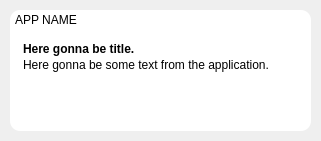
<?xml version="1.0" encoding="UTF-8"?>
<ui version="4.0">
 <class>NotificationFrame</class>
 <widget class="QWidget" name="NotificationFrame">
  <property name="geometry">
   <rect>
    <x>0</x>
    <y>0</y>
    <width>321</width>
    <height>141</height>
   </rect>
  </property>
  <widget class="QWidget" name="notification_widget" native="true">
   <property name="geometry">
    <rect>
     <x>0</x>
     <y>0</y>
     <width>321</width>
     <height>141</height>
    </rect>
   </property>
   <widget class="QFrame" name="notification_frame">
    <property name="geometry">
     <rect>
      <x>10</x>
      <y>10</y>
      <width>301</width>
      <height>121</height>
     </rect>
    </property>
    <property name="styleSheet">
     <string notr="true">border-radius: 10px;
background-color: white;
border-style:none;</string>
    </property>
    <property name="frameShape">
     <enum>QFrame::StyledPanel</enum>
    </property>
    <property name="frameShadow">
     <enum>QFrame::Raised</enum>
    </property>
    <property name="lineWidth">
     <number>6</number>
    </property>
    <property name="midLineWidth">
     <number>3</number>
    </property>
    <widget class="QWidget" name="app_title" native="true">
     <property name="geometry">
      <rect>
       <x>0</x>
       <y>0</y>
       <width>301</width>
       <height>29</height>
      </rect>
     </property>
     <property name="styleSheet">
      <string notr="true">background-color:rgba(255, 255, 255, 0);
border-style: none;</string>
     </property>
     <widget class="QWidget" name="layoutWidget">
      <property name="geometry">
       <rect>
        <x>0</x>
        <y>0</y>
        <width>301</width>
        <height>34</height>
       </rect>
      </property>
      <property name="styleSheet">
       <string notr="true">background-color:rgba(255, 255, 255, 0);
border-style: none;</string>
      </property>
      <layout class="QHBoxLayout" name="app_title_layout" stretch="2">
       <property name="spacing">
        <number>6</number>
       </property>
       <property name="sizeConstraint">
        <enum>QLayout::SetFixedSize</enum>
       </property>
       <property name="leftMargin">
        <number>5</number>
       </property>
       <property name="topMargin">
        <number>3</number>
       </property>
       <item>
        <widget class="QLabel" name="app_name_label">
         <property name="minimumSize">
          <size>
           <width>0</width>
           <height>20</height>
          </size>
         </property>
         <property name="maximumSize">
          <size>
           <width>300</width>
           <height>20</height>
          </size>
         </property>
         <property name="styleSheet">
          <string notr="true">background-color:rgba(255, 255, 255, 0);
border-style: none;</string>
         </property>
         <property name="text">
          <string>APP NAME</string>
         </property>
         <property name="alignment">
          <set>Qt::AlignHCenter|Qt::AlignTop</set>
         </property>
        </widget>
       </item>
      </layout>
     </widget>
    </widget>
    <widget class="QWidget" name="body" native="true">
     <property name="geometry">
      <rect>
       <x>0</x>
       <y>30</y>
       <width>301</width>
       <height>91</height>
      </rect>
     </property>
     <property name="styleSheet">
      <string notr="true">background-color:rgba(255, 255, 255, 0);
border-style: none;</string>
     </property>
     <widget class="QWidget" name="layoutWidget_2">
      <property name="geometry">
       <rect>
        <x>0</x>
        <y>0</y>
        <width>301</width>
        <height>94</height>
       </rect>
      </property>
      <property name="styleSheet">
       <string notr="true">background-color:rgba(255, 255, 255, 0);
border-style: none;</string>
      </property>
      <layout class="QHBoxLayout" name="body_layou_vert" stretch="1">
       <property name="spacing">
        <number>3</number>
       </property>
       <property name="sizeConstraint">
        <enum>QLayout::SetMaximumSize</enum>
       </property>
       <property name="leftMargin">
        <number>4</number>
       </property>
       <property name="topMargin">
        <number>0</number>
       </property>
       <property name="bottomMargin">
        <number>3</number>
       </property>
       <item>
        <widget class="QWidget" name="body_widget" native="true">
         <property name="sizePolicy">
          <sizepolicy hsizetype="Ignored" vsizetype="Fixed">
           <horstretch>49</horstretch>
           <verstretch>0</verstretch>
          </sizepolicy>
         </property>
         <property name="minimumSize">
          <size>
           <width>200</width>
           <height>0</height>
          </size>
         </property>
         <property name="maximumSize">
          <size>
           <width>290</width>
           <height>90</height>
          </size>
         </property>
         <property name="sizeIncrement">
          <size>
           <width>500</width>
           <height>0</height>
          </size>
         </property>
         <property name="baseSize">
          <size>
           <width>300</width>
           <height>0</height>
          </size>
         </property>
         <property name="styleSheet">
          <string notr="true">background-color:rgba(255, 255, 255, 0);
border-style: none;</string>
         </property>
         <layout class="QVBoxLayout" name="body_layout" stretch="0,1">
          <property name="spacing">
           <number>2</number>
          </property>
          <property name="sizeConstraint">
           <enum>QLayout::SetNoConstraint</enum>
          </property>
          <property name="topMargin">
           <number>2</number>
          </property>
          <item>
           <widget class="QLabel" name="body_title_label">
            <property name="sizePolicy">
             <sizepolicy hsizetype="Ignored" vsizetype="Preferred">
              <horstretch>0</horstretch>
              <verstretch>0</verstretch>
             </sizepolicy>
            </property>
            <property name="minimumSize">
             <size>
              <width>200</width>
              <height>0</height>
             </size>
            </property>
            <property name="maximumSize">
             <size>
              <width>280</width>
              <height>20</height>
             </size>
            </property>
            <property name="font">
             <font>
              <bold>true</bold>
             </font>
            </property>
            <property name="styleSheet">
             <string notr="true">background-color:rgba(255, 255, 255, 0);
border-style: none;</string>
            </property>
            <property name="text">
             <string>Here gonna be title.</string>
            </property>
            <property name="textFormat">
             <enum>Qt::MarkdownText</enum>
            </property>
            <property name="alignment">
             <set>Qt::AlignLeading|Qt::AlignLeft|Qt::AlignTop</set>
            </property>
           </widget>
          </item>
          <item>
           <widget class="QLabel" name="body_label">
            <property name="sizePolicy">
             <sizepolicy hsizetype="Ignored" vsizetype="Preferred">
              <horstretch>0</horstretch>
              <verstretch>0</verstretch>
             </sizepolicy>
            </property>
            <property name="minimumSize">
             <size>
              <width>0</width>
              <height>64</height>
             </size>
            </property>
            <property name="maximumSize">
             <size>
              <width>300</width>
              <height>64</height>
             </size>
            </property>
            <property name="styleSheet">
             <string notr="true">background-color:rgba(255, 255, 255, 0);
border-style: none;</string>
            </property>
            <property name="text">
             <string>Here gonna be some text from the application.</string>
            </property>
            <property name="textFormat">
             <enum>Qt::MarkdownText</enum>
            </property>
            <property name="scaledContents">
             <bool>false</bool>
            </property>
            <property name="alignment">
             <set>Qt::AlignLeading|Qt::AlignLeft|Qt::AlignTop</set>
            </property>
            <property name="wordWrap">
             <bool>true</bool>
            </property>
           </widget>
          </item>
         </layout>
        </widget>
       </item>
      </layout>
     </widget>
    </widget>
   </widget>
  </widget>
 </widget>
 <resources/>
 <connections/>
</ui>
